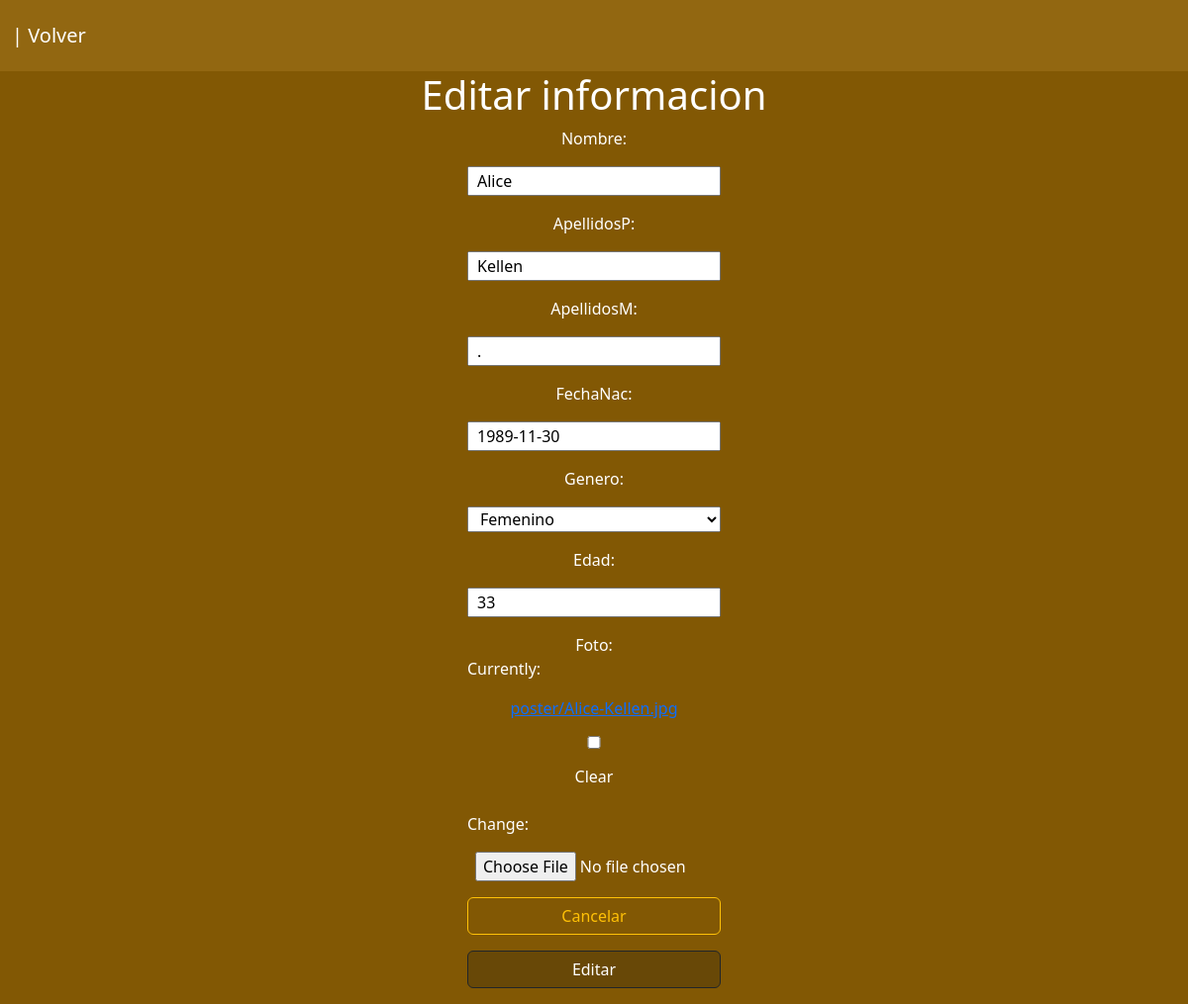
The page /autores/2/Editar (signed in) on the database its author committed.
### libreria/models.py (models this page shows, shortened)
class Autor(models.Model):
    Nombre = models.CharField(max_length=100)
    ApellidosP = models.CharField(max_length=100)
    ApellidosM = models.CharField(max_length=100)
    FechaNac = models.DateField()
    Seleccionar = 'Seleccionar'
    Masculino = 'Masculino'
    Femenino = 'Femenino'
    TipoDeGenero = [
        (Seleccionar, 'Seleccionar'),
        (Masculino, 'Masculino'),
        (Femenino, 'Femenino'),
    ]
    Genero = models.CharField(max_length=20, choices=TipoDeGenero, default = 'Seleccionar')
    Edad = models.IntegerField()
    Foto = models.ImageField(upload_to='poster/', blank=True)

### libreria/views.py (the view)
# urls.py: path('autores/<int:pk>/Editar', AutorPageUpdate.as_view(), name='autor_editar'),
class AutorPageUpdate(LoginRequiredMixin, UpdateView):
    template_name = 'autor_editar.html'
    model = Autor
    fields = "__all__"
    login_url = 'login'

### libreria/templates/autor_editar.html (shortened to what this page needs)
{% extends 'base2.html' %}
{% block content %}
<body style="background-color: #825804;">
{% if user.is_superuser %}
<h1 style="text-align: center; color: white;">Editar informacion</h1>
<form enctype="multipart/form-data" class="row g-3" action="" method="post" style="text-align: center; color: white; padding-left: 40%; padding-right: 40%;">{% csrf_token %}
    {{ form.as_table }}
    <a href="{% url 'autor' %}" class="btn btn-outline-warning">Cancelar</a>
    <input type="submit" value="Editar" class="btn btn-dark" style="background-color: #684807;">
</form>
{% endif %}
</body>
{% endblock content %}

### rows shown on the page
Autor: Nombre "Alice", ApellidosP "Kellen", ApellidosM ".", FechaNac "1989-11-30", Genero "Femenino", Edad "33"
